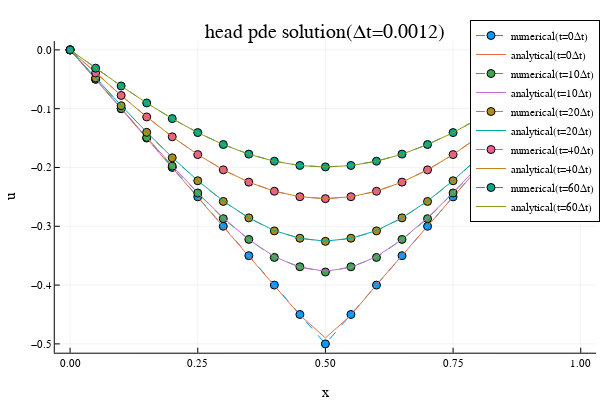

Notebook cell for this chart:
### Code cell
Δt = 0.0012
heat_pde_plots(x,t₁₂,U₁₂;Δt=Δt)
title!("head pde solution(Δt=$Δt)")

### Figure 1 — Plotly figure (JSON) as saved in the notebook; plotly's stock layout.template omitted (floating-point values rounded to 4 significant figures)
{"data": [{"colorbar": {"len": 0.8657, "title": {"text": ""}, "x": 0.9934, "y": 0.5087}, "legendgroup": "numerical(t=0Δt)", "line": {"color": "rgba(0, 154, 250, 1.000)", "dash": "dash", "shape": "linear", "width": 1}, "marker": {"color": "rgba(0, 154, 250, 1.000)", "line": {"color": "rgba(0, 0, 0, 1)", "width": 1}, "size": 8, "symbol": "circle"}, "mode": "lines+markers", "name": "numerical(t=0Δt)", "showlegend": true, "type": "scatter", "x": [0, 0.05, 0.1, 0.15, 0.2, 0.25, 0.3, 0.35, 0.4, 0.45, 0.5, 0.55, 0.6, 0.65, 0.7, 0.75, 0.8, 0.85, 0.9, 0.95, 1], "xaxis": "x", "y": [0, -0.05, -0.1, -0.15, -0.2, -0.25, -0.3, -0.35, -0.4, -0.45, -0.5, -0.45, -0.4, -0.35, -0.3, -0.25, -0.2, -0.15, -0.1, -0.05, 0], "yaxis": "y"}, {"colorbar": {"len": 0.8657, "title": {"text": ""}, "x": 0.9934, "y": 0.5087}, "legendgroup": "analytical(t=0Δt)", "line": {"color": "rgba(227, 111, 71, 1.000)", "dash": "solid", "shape": "linear", "width": 1}, "mode": "lines", "name": "analytical(t=0Δt)", "showlegend": true, "type": "scatter", "x": [0, 0.05, 0.1, 0.15, 0.2, 0.25, 0.3, 0.35, 0.4, 0.45, 0.5, 0.55, 0.6, 0.65, 0.7, 0.75, 0.8, 0.85, 0.9, 0.95, 1], "xaxis": "x", "y": [0, -0.05001, -0.09998, -0.15, -0.2, -0.2501, -0.2999, -0.3502, -0.3996, -0.4512, -0.4899, -0.4512, -0.3996, -0.3502, -0.2999, -0.2501, -0.2, -0.15, -0.09998, -0.05001, -1.954e-18], "yaxis": "y"}, {"colorbar": {"len": 0.8657, "title": {"text": ""}, "x": 0.9934, "y": 0.5087}, "legendgroup": "numerical(t=10Δt)", "line": {"color": "rgba(62, 164, 78, 1.000)", "dash": "dash", "shape": "linear", "width": 1}, "marker": {"color": "rgba(62, 164, 78, 1.000)", "line": {"color": "rgba(0, 0, 0, 1)", "width": 1}, "size": 8, "symbol": "circle"}, "mode": "lines+markers", "name": "numerical(t=10Δt)", "showlegend": true, "type": "scatter", "x": [0, 0.05, 0.1, 0.15, 0.2, 0.25, 0.3, 0.35, 0.4, 0.45, 0.5, 0.55, 0.6, 0.65, 0.7, 0.75, 0.8, 0.85, 0.9, 0.95, 1], "xaxis": "x", "y": [0, -0.04994, -0.09982, -0.149, -0.1977, -0.2434, -0.287, -0.3223, -0.353, -0.3689, -0.3778, -0.3689, -0.353, -0.3223, -0.287, -0.2434, -0.1977, -0.149, -0.09982, -0.04994, 0], "yaxis": "y"}, {"colorbar": {"len": 0.8657, "title": {"text": ""}, "x": 0.9934, "y": 0.5087}, "legendgroup": "analytical(t=10Δt)", "line": {"color": "rgba(195, 113, 210, 1.000)", "dash": "solid", "shape": "linear", "width": 1}, "mode": "lines", "name": "analytical(t=10Δt)", "showlegend": true, "type": "scatter", "x": [0, 0.05, 0.1, 0.15, 0.2, 0.25, 0.3, 0.35, 0.4, 0.45, 0.5, 0.55, 0.6, 0.65, 0.7, 0.75, 0.8, 0.85, 0.9, 0.95, 1], "xaxis": "x", "y": [0, -0.04985, -0.09952, -0.1487, -0.1969, -0.243, -0.2856, -0.3226, -0.3515, -0.37, -0.3764, -0.37, -0.3515, -0.3226, -0.2856, -0.243, -0.1969, -0.1487, -0.09952, -0.04985, -3.888e-17], "yaxis": "y"}, {"colorbar": {"len": 0.8657, "title": {"text": ""}, "x": 0.9934, "y": 0.5087}, "legendgroup": "numerical(t=20Δt)", "line": {"color": "rgba(172, 142, 24, 1.000)", "dash": "dash", "shape": "linear", "width": 1}, "marker": {"color": "rgba(172, 142, 24, 1.000)", "line": {"color": "rgba(0, 0, 0, 1)", "width": 1}, "size": 8, "symbol": "circle"}, "mode": "lines+markers", "name": "numerical(t=20Δt)", "showlegend": true, "type": "scatter", "x": [0, 0.05, 0.1, 0.15, 0.2, 0.25, 0.3, 0.35, 0.4, 0.45, 0.5, 0.55, 0.6, 0.65, 0.7, 0.75, 0.8, 0.85, 0.9, 0.95, 1], "xaxis": "x", "y": [0, -0.04778, -0.09497, -0.1403, -0.1836, -0.2226, -0.2577, -0.2857, -0.3078, -0.3203, -0.3256, -0.3203, -0.3078, -0.2857, -0.2577, -0.2226, -0.1836, -0.1403, -0.09497, -0.04778, 0], "yaxis": "y"}, {"colorbar": {"len": 0.8657, "title": {"text": ""}, "x": 0.9934, "y": 0.5087}, "legendgroup": "analytical(t=20Δt)", "line": {"color": "rgba(0, 170, 174, 1.000)", "dash": "solid", "shape": "linear", "width": 1}, "mode": "lines", "name": "analytical(t=20Δt)", "showlegend": true, "type": "scatter", "x": [0, 0.05, 0.1, 0.15, 0.2, 0.25, 0.3, 0.35, 0.4, 0.45, 0.5, 0.55, 0.6, 0.65, 0.7, 0.75, 0.8, 0.85, 0.9, 0.95, 1], "xaxis": "x", "y": [0, -0.04763, -0.09455, -0.1399, -0.1829, -0.2223, -0.257, -0.2858, -0.3073, -0.3207, -0.3252, -0.3207, -0.3073, -0.2858, -0.257, -0.2223, -0.1829, -0.1399, -0.09455, -0.04763, -3.723e-17], "yaxis": "y"}, {"colorbar": {"len": 0.8657, "title": {"text": ""}, "x": 0.9934, "y": 0.5087}, "legendgroup": "numerical(t=40Δt)", "line": {"color": "rgba(237, 94, 147, 1.000)", "dash": "dash", "shape": "linear", "width": 1}, "marker": {"color": "rgba(237, 94, 147, 1.000)", "line": {"color": "rgba(0, 0, 0, 1)", "width": 1}, "size": 8, "symbol": "circle"}, "mode": "lines+markers", "name": "numerical(t=40Δt)", "showlegend": true, "type": "scatter", "x": [0, 0.05, 0.1, 0.15, 0.2, 0.25, 0.3, 0.35, 0.4, 0.45, 0.5, 0.55, 0.6, 0.65, 0.7, 0.75, 0.8, 0.85, 0.9, 0.95, 1], "xaxis": "x", "y": [0, -0.03923, -0.07757, -0.114, -0.1479, -0.1781, -0.2041, -0.2249, -0.2404, -0.2497, -0.253, -0.2497, -0.2404, -0.2249, -0.2041, -0.1781, -0.1479, -0.114, -0.07757, -0.03923, 0], "yaxis": "y"}, {"colorbar": {"len": 0.8657, "title": {"text": ""}, "x": 0.9934, "y": 0.5087}, "legendgroup": "analytical(t=40Δt)", "line": {"color": "rgba(198, 130, 37, 1.000)", "dash": "solid", "shape": "linear", "width": 1}, "mode": "lines", "name": "analytical(t=40Δt)", "showlegend": true, "type": "scatter", "x": [0, 0.05, 0.1, 0.15, 0.2, 0.25, 0.3, 0.35, 0.4, 0.45, 0.5, 0.55, 0.6, 0.65, 0.7, 0.75, 0.8, 0.85, 0.9, 0.95, 1], "xaxis": "x", "y": [0, -0.03919, -0.07747, -0.1139, -0.1477, -0.178, -0.204, -0.225, -0.2404, -0.2498, -0.253, -0.2498, -0.2404, -0.225, -0.204, -0.178, -0.1477, -0.1139, -0.07747, -0.03919, -3.067e-17], "yaxis": "y"}, {"colorbar": {"len": 0.8657, "title": {"text": ""}, "x": 0.9934, "y": 0.5087}, "legendgroup": "numerical(t=60Δt)", "line": {"color": "rgba(0, 169, 141, 1.000)", "dash": "dash", "shape": "linear", "width": 1}, "marker": {"color": "rgba(0, 169, 141, 1.000)", "line": {"color": "rgba(0, 0, 0, 1)", "width": 1}, "size": 8, "symbol": "circle"}, "mode": "lines+markers", "name": "numerical(t=60Δt)", "showlegend": true, "type": "scatter", "x": [0, 0.05, 0.1, 0.15, 0.2, 0.25, 0.3, 0.35, 0.4, 0.45, 0.5, 0.55, 0.6, 0.65, 0.7, 0.75, 0.8, 0.85, 0.9, 0.95, 1], "xaxis": "x", "y": [0, -0.0311, -0.06145, -0.09028, -0.1169, -0.1407, -0.161, -0.1773, -0.1893, -0.1966, -0.1991, -0.1966, -0.1893, -0.1773, -0.161, -0.1407, -0.1169, -0.09028, -0.06145, -0.0311, 0], "yaxis": "y"}, {"colorbar": {"len": 0.8657, "title": {"text": ""}, "x": 0.9934, "y": 0.5087}, "legendgroup": "analytical(t=60Δt)", "line": {"color": "rgba(142, 151, 30, 1.000)", "dash": "solid", "shape": "linear", "width": 1}, "mode": "lines", "name": "analytical(t=60Δt)", "showlegend": true, "type": "scatter", "x": [0, 0.05, 0.1, 0.15, 0.2, 0.25, 0.3, 0.35, 0.4, 0.45, 0.5, 0.55, 0.6, 0.65, 0.7, 0.75, 0.8, 0.85, 0.9, 0.95, 1], "xaxis": "x", "y": [0, -0.03112, -0.06148, -0.09033, -0.117, -0.1408, -0.1611, -0.1774, -0.1894, -0.1967, -0.1992, -0.1967, -0.1894, -0.1774, -0.1611, -0.1408, -0.117, -0.09033, -0.06148, -0.03112, -2.436e-17], "yaxis": "y"}], "layout": {"annotations": [{"font": {"color": "rgba(0, 0, 0, 1)", "family": "sans-serif", "size": 20}, "rotation": 0, "showarrow": false, "text": "head pde solution(Δt=0.0012)", "x": 0.5424, "xanchor": "center", "xref": "paper", "y": 1, "yanchor": "top", "yref": "paper"}], "height": 400, "legend": {"bgcolor": "rgba(255, 255, 255, 1.000)", "bordercolor": "rgba(0, 0, 0, 1)", "borderwidth": 1, "font": {"color": "rgba(0, 0, 0, 1)", "family": "sans-serif", "size": 11}, "title": {"font": {"color": "rgba(0, 0, 0, 1)", "family": "sans-serif", "size": 15}, "text": ""}, "tracegroupgap": 0, "traceorder": "normal", "x": 1, "xanchor": "auto", "y": 1, "yanchor": "auto"}, "margin": {"b": 20, "l": 0, "r": 0, "t": 20}, "paper_bgcolor": "rgba(255, 255, 255, 1.000)", "plot_bgcolor": "rgba(255, 255, 255, 1.000)", "showlegend": true, "width": 600, "xaxis": {"anchor": "y", "domain": [0.09128, 0.9934], "gridcolor": "rgba(0, 0, 0, 0.1)", "gridwidth": 0.5, "linecolor": "rgba(0, 0, 0, 1)", "mirror": false, "range": [-0.03, 1.03], "showgrid": true, "showline": true, "showticklabels": true, "tickangle": 0, "tickcolor": "rgb(0, 0, 0)", "tickfont": {"color": "rgba(0, 0, 0, 1)", "family": "sans-serif", "size": 11}, "tickmode": "array", "ticks": "inside", "ticktext": ["0.00", "0.25", "0.50", "0.75", "1.00"], "tickvals": [0, 0.25, 0.5, 0.75, 1], "title": {"font": {"color": "rgba(0, 0, 0, 1)", "family": "sans-serif", "size": 15}, "text": "x"}, "type": "linear", "visible": true, "zeroline": false, "zerolinecolor": "rgba(0, 0, 0, 1)"}, "yaxis": {"anchor": "x", "domain": [0.07581, 0.9415], "gridcolor": "rgba(0, 0, 0, 0.1)", "gridwidth": 0.5, "linecolor": "rgba(0, 0, 0, 1)", "mirror": false, "range": [-0.515, 0.015], "showgrid": true, "showline": true, "showticklabels": true, "tickangle": 0, "tickcolor": "rgb(0, 0, 0)", "tickfont": {"color": "rgba(0, 0, 0, 1)", "family": "sans-serif", "size": 11}, "tickmode": "array", "ticks": "inside", "ticktext": ["−0.5", "−0.4", "−0.3", "−0.2", "−0.1", "0.0"], "tickvals": [-0.5, -0.4, -0.3, -0.2, -0.1, 0], "title": {"font": {"color": "rgba(0, 0, 0, 1)", "family": "sans-serif", "size": 15}, "text": "u"}, "type": "linear", "visible": true, "zeroline": false, "zerolinecolor": "rgba(0, 0, 0, 1)"}}}
